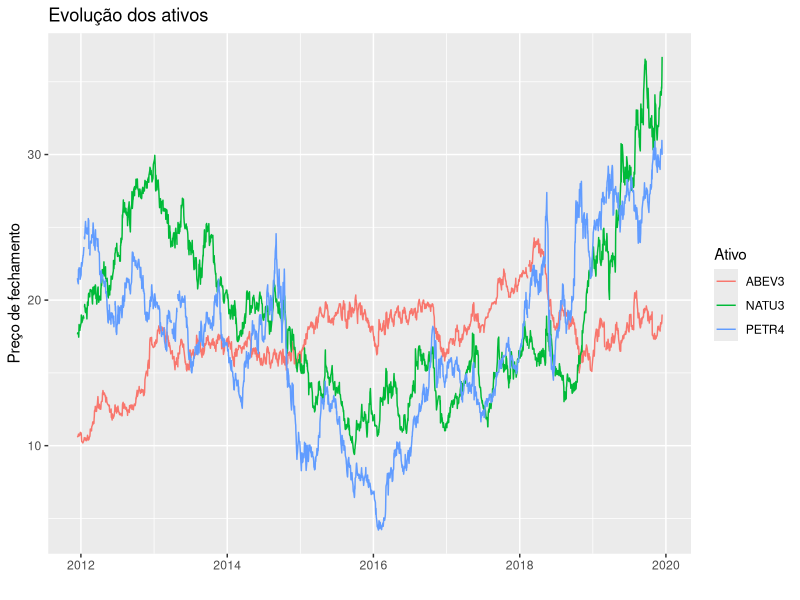
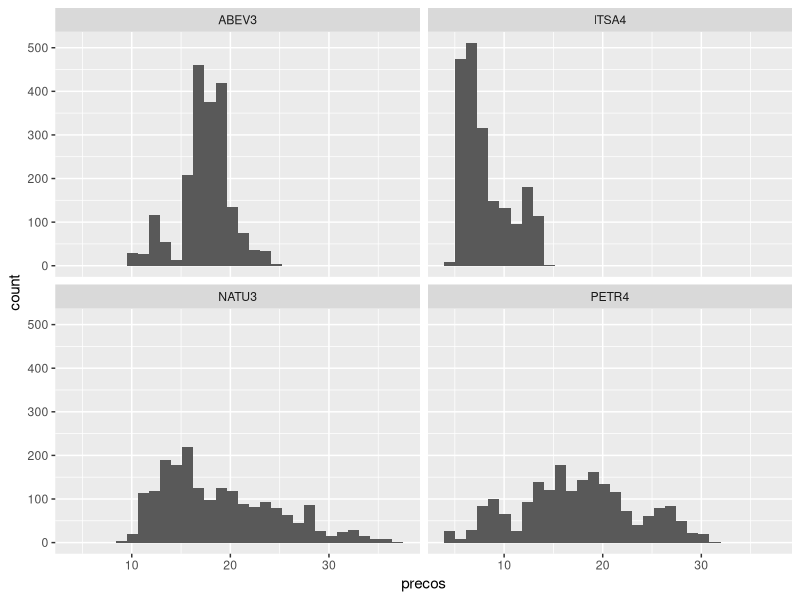
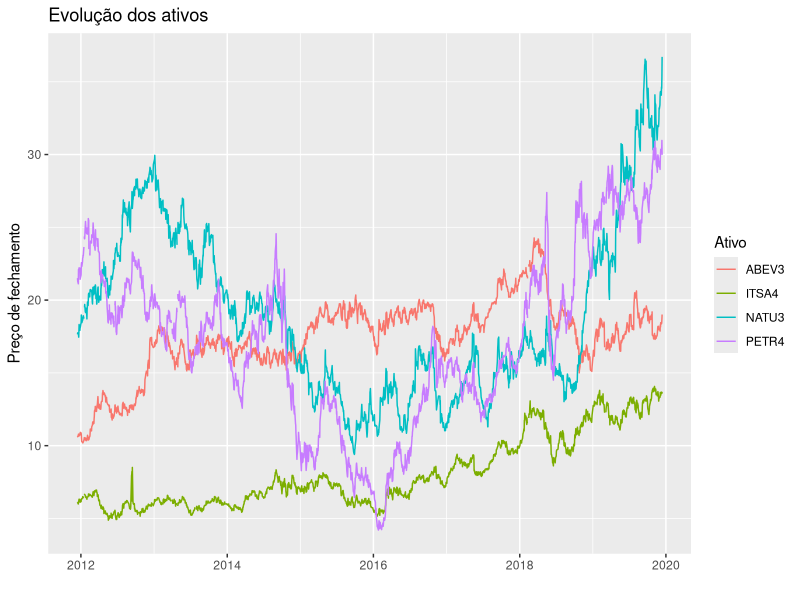

The R source for these figures, in order:
## == Visualizando preços de fechamento == ##

# Ambiente----------------------------------------------------------------------
rm(list = ls())
library(ggplot2)
library(dplyr)

# Dados-------------------------------------------------------------------------
precos <- read.csv2(file = 'dados/precos-fechamento.csv', stringsAsFactors = F)

# Funções-----------------------------------------------------------------------

precos_tidy <- function(data, periodo){
  ## Transforma os precos para o formato long
  
  cols <- base::setdiff(names(data), periodo)
  res <- tidyr::gather(data, key = 'ativo', value = 'precos', cols)
  
  res[, periodo] <- as.Date(as.character(res[[periodo]]))
  class(res) <- c('carteira', class(res))
  
  return(res)
  
}

plot_precos <- function(data, periodo, filter = NULL){
  ## Plota a evolução dos preços
  
  # Validação
  stopifnot('carteira' %in% class(data))
  
  # Quotando variável
  periodo <- dplyr::sym(periodo)
  
  # Filtrando ativos
  if(!is.null(filter)){
    data <- dplyr::filter(data, ativo %in% filter)
  }
  
  ggplot(data, aes(x = !!periodo, y = precos, color = ativo))+
    geom_line()+
    labs(
      x = '',
      y = 'Preço de fechamento',
      color = 'Ativo',
      title = 'Evolução dos ativos'
    )
}

# Explorando resultados---------------------------------------------------------

df_ <- precos_tidy(precos, 'periodo')

plot_precos(df_, 'periodo', filter = c('ABEV3', 'NATU3', 'PETR4'))

df_ %>% 
  ggplot(aes(x = precos))+
  facet_wrap(~ativo)+
  geom_histogram()

plot_precos(df_, 'periodo', c('ABEV3', 'ITSA4', 'PETR4', 'NATU3'))

m <- as.matrix(precos[, -1])
m <- na.omit(m)

cor(m)

